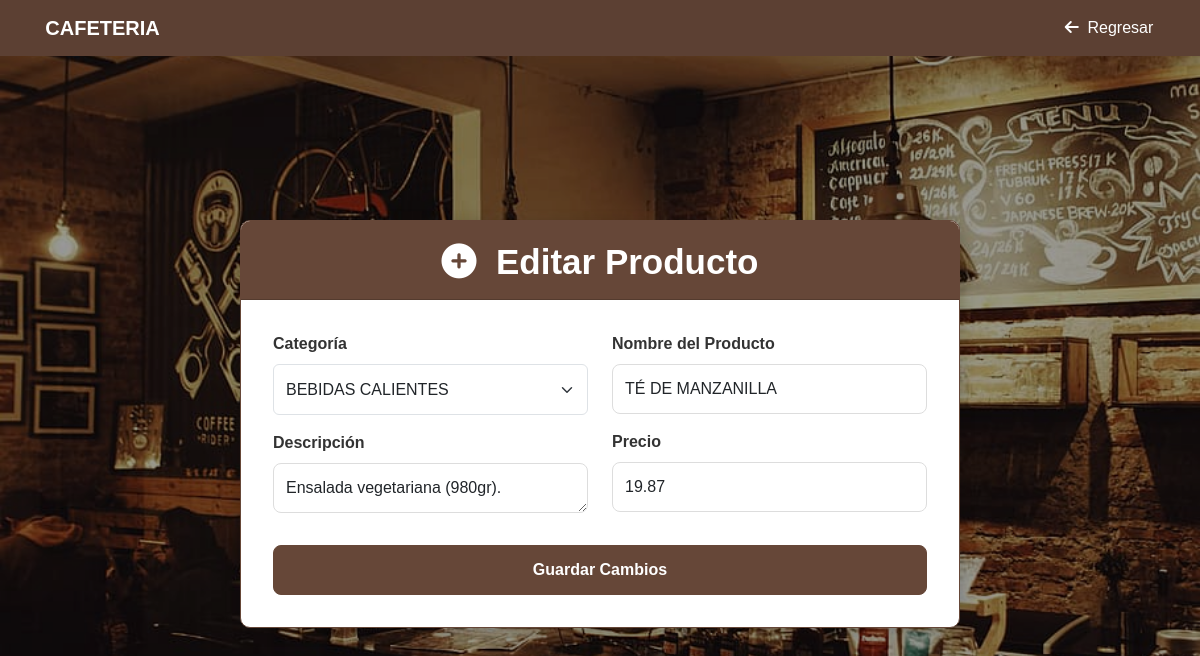
/pedidos/adminGeneral/productos/editar/1/ (signed in), run on the app's committed database.
### pedidos/models.py (models this page shows, shortened)
class PRODUCTOS(models.Model):
    CATEGORIA = (
        (1, 'BEBIDAS CALIENTES'),
        (2, 'BEBIDAS FRÍAS'),
        (3, 'BOCADILLOS'),
    )
    idProducto = models.AutoField(primary_key=True)
    nombre = models.CharField(max_length=255)
    descripcion = models.TextField()
    precio = models.DecimalField(max_digits=6, decimal_places=2)
    categoria = models.IntegerField(choices=CATEGORIA)

### pedidos/views.py (the view)
# urls.py: path('adminGeneral/productos/editar/<int:id_producto>/', views.v_editar_producto, name='editar_producto'),
@login_required
def v_editar_producto(request, id_producto):
    if request.user.usuario.rol != 3:  # Verifica que el usuario sea un administrador
        return redirect('pedidos:login')
    producto = get_object_or_404(PRODUCTOS, idProducto=id_producto)  # Obtiene el producto a editar
    if request.method == 'POST':
        form = ProductoForm(request.POST, instance=producto)
        if form.is_valid():
            form.save()
            messages.success(request, 'Producto actualizado exitosamente.')
            return render(request, 'adminEditarProducto.html', {'form': form, 'producto_actualizado': True})
    else:
        form = ProductoForm(instance=producto)
    return render(request, 'adminEditarProducto.html', {'form': form, 'producto_actualizado': False})

### pedidos/forms.py
class ProductoForm(forms.ModelForm):
    class Meta:
        model = PRODUCTOS
        fields = ['categoria', 'nombre', 'descripcion', 'precio']
        widgets = {
            'categoria': forms.Select(attrs={'class': 'form-select', 'style': 'height: 51px;'}),
            'nombre': forms.TextInput(attrs={'class': 'form-control'}),
            'descripcion': forms.Textarea(attrs={'class': 'form-control', 'rows': 1}),
            'precio': forms.NumberInput(attrs={'class': 'form-control'})
        }

### pedidos/templatetags/filtros.py (called while the page is built)
@register.filter
def agregar_class(value, arg):
    return value.as_widget(attrs={'class': arg})

### pedidos/templates/adminEditarProducto.html (shortened to what this page needs)
{% extends 'plantilla.html' %}
{% load filtros %}
{% load static %}
{% block body %}
<link rel="stylesheet" href="{% static 'pedidos/css/formularios.css' %}">
<div class="container">
    <div class="row justify-content-center">
        <div class="col-md-8">
            <br>
            <div class="card mt-5">
                <div class="card-header text-center">
                    <h4><i class="fa-solid fa-circle-plus" style="color: #ffffff;"></i>&nbsp; Editar Producto</h4>
                </div>
                <div class="card-body">
                    <form method="POST">
                        <div class="row">
                            <div class="col-md-6">
                                <div class="mb-3">
                                    <label for="txtCategoria" class="form-label">Categoría</label>
                                    {{ form.categoria|agregar_class:"form-select" }}
                                </div>
                                <div class="mb-3">
                                    <label for="txtDescripcion" class="form-label">Descripción</label>
                                    {{ form.descripcion|agregar_class:"form-control" }}
                                </div>
                            </div>
                            <div class="col-md-6">
                                <div class="mb-3">
                                    <label for="txtNombre" class="form-label">Nombre del Producto</label>
                                    {{ form.nombre|agregar_class:"form-control" }}
                                </div>
                                <div class="mb-3">
                                    <label for="txtPrecio" class="form-label">Precio</label>
                                    {{ form.precio|agregar_class:"form-control" }}
                                </div>
                            </div>
                            <div class="text-center mt-3">
                                <button type="submit" class="btn btn-marron w-100">Guardar Cambios</button>
                            </div>
                        </div>
                    </form>
                </div>
            </div>
            <br>
        </div>
    </div>
</div>
{% endblock %}

### pedidos/static/pedidos/css/formularios.css (style rules this page uses)
body { display: flex; align-items: center; justify-content: center; font-family: Arial, sans-serif; }
.card { background-color: #ffffff; border-radius: 10px; border-color: #664738; box-shadow: 0px 4px 15px rgba(0, 0, 0, 0.2); overflow: hidden; }
.card-header { background-color: #664738; padding-top: 20px; }
.card-header h4 { font-size: 35px; font-weight: bold; color: white; }
.card-body { padding: 2rem; }
.form-label { font-weight: bold; color: #333; }
.form-control { border-radius: 8px; border: 1px solid #ddd; padding: 0.75rem; font-size: 1rem; }
.btn-marron { background-color: #664738; color: white; font-weight: bold; padding: 0.75rem; border-radius: 8px; border-color: #664738; transition: background-color 0.3s ease; }

### data on the page
PRODUCTOS: categoria "BEBIDAS CALIENTES", descripcion "Ensalada vegetariana (980gr).", nombre "TÉ DE MANZANILLA", precio "19.87"
